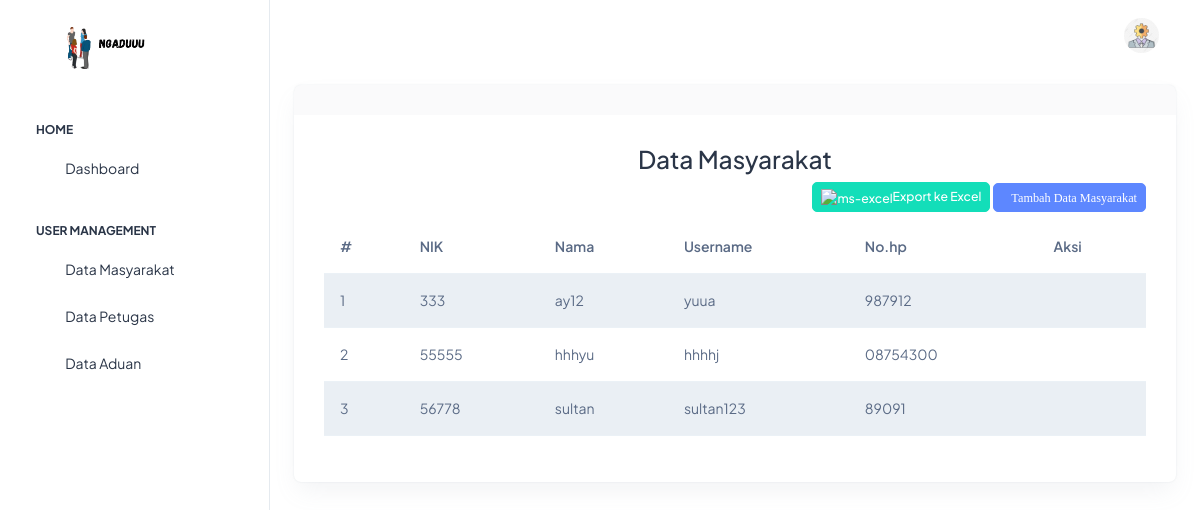
The app's page /admin/masyarakat/index.php (signed in) with its own data.
### tables this page shows
CREATE TABLE `masyarakat` (
  `nik` char(16) NOT NULL,
  `nama` varchar(35) NOT NULL,
  `username` varchar(25) NOT NULL,
  `password` varchar(100) NOT NULL,
  `telp` varchar(13) NOT NULL
);

### admin/masyarakat/functions/crud_masyarakat.php (called while the page is built, shortened)
<?php
include('../../database/koneksi.php');
function get($query)
{
  global $conn;
  $result = mysqli_query($conn, $query);
  $rows = [];
  while ($row = mysqli_fetch_assoc($result)) {
    $rows[] = $row;
  }
  return $rows;
}

### admin/masyarakat/index.php (the view, shortened to what this page needs)
<?php
include('../../database/koneksi.php');
include('../../layouts/header.php');
include('./functions/crud_masyarakat.php');
?>
<div class="page-wrapper" id="main-wrapper" data-layout="vertical" data-navbarbg="skin6" data-sidebartype="full"
    data-sidebar-position="fixed" data-header-position="fixed">
    <?php
    include('../layouts/aside.php');
    ?>
    <div class="body-wrapper">
        <?php
        include('../layouts/nav.php');
        ?>
        <div class="container-fluid">
            <div class="card">
                <div class="card-header">
                </div>
                <div class="card-body">
                    <div class="text-center">
                        <h3>Data Masyarakat</h3>
                    </div>
                    <div class="text-end">
                        <button class="btn btn-success btn-sm mb-2" type="button" onclick="exportTableToExcel('myTable', 'data_pengaduan')"><img width="20" height="20" src="https://img.icons8.com/fluency/48/ms-excel.png" alt="ms-excel" />Export ke Excel</button>
                        <button type="button" class="btn btn-primary btn-sm mb-2" data-bs-toggle="modal" data-bs-target="#modalTambah">
                            <i class="ti ti-plus">Tambah Data Masyarakat</i>
                        </button>
                    </div>
                    <table class="table table-striped table-hover" id="myTable">
                        <thead>
                            <tr>
                                <th scope="col">#</th>
                                <th scope="col">NIK</th>
                                <th scope="col">Nama</th>
                                <th scope="col">Username</th>
                                <th scope="col">No.hp</th>
                                <th scope="col">Aksi</th>
                            </tr>
                        </thead>
                        <tbody>
                            <?php
                            foreach (get("SELECT * FROM masyarakat") as $no => $d) :
                            ?>
                                <tr>
                                    <td><?php echo $no + 1; ?></td>
                                    <td><?php echo $d['nik']; ?></td>
                                    <td><?php echo $d['nama']; ?></td>
                                    <td><?php echo $d['username']; ?></td>
                                    <td><?php echo $d['telp']; ?></td>
                                    <td>
                                        <a href="#" data-bs-toggle="modal" data-bs-target="#modalUbah<?= $d['nik']; ?>"><i class="ti ti-pencil"></i></a>
                                        <a href="#" data-bs-toggle="modal" data-bs-target="#modalHapus<?= $d['nik']; ?>"><i class="ti ti-trash"></i></a>
                                    </td>
                                </tr>
                            <?php
                            endforeach;
                            ?>
                        </tbody>
                    </table>
                </div>
            </div>
        </div>
    </div>
</div>
<?php
include('../../layouts/footer.php');
?>

### records on screen
masyarakat: nik "333", nama "ay12", username "yuua", telp "987912"
masyarakat: nik "55555", nama "hhhyu", username "hhhhj", telp "08754300"
masyarakat: nik "56778", nama "sultan", username "sultan123", telp "89091"
